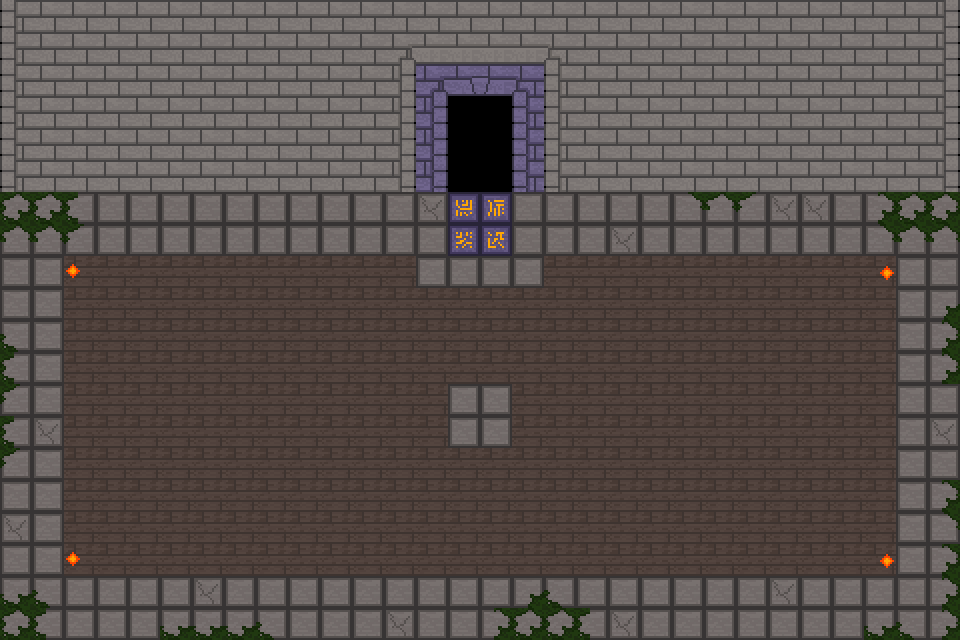

Tiled map render using the project's own tile images. Description and the whole map definition, tile-layer contents included, below:
An orthogonal 30x20 tile map with 32x32 px tiles, 2 tile layers (Tile Layer 1, Tile Layer 2).

<map version="1.10" tiledversion="1.11.1" orientation="orthogonal" renderorder="right-down" width="30" height="20" tilewidth="32" tileheight="32" infinite="0" nextlayerid="3" nextobjectid="1">
 <tileset firstgid="1" source="tilemapped.tsx" />
 <layer id="1" name="Tile Layer 1" width="30" height="20">
  <data encoding="csv">
68,19,19,19,19,19,19,19,19,19,19,19,19,19,19,19,19,19,19,19,19,19,19,19,19,19,19,19,19,9,
68,19,19,19,19,19,19,19,19,19,19,19,20,70,70,70,70,56,19,19,19,19,19,19,19,19,19,19,19,9,
68,19,19,19,19,19,19,19,19,19,19,19,9,6,30,42,54,68,19,19,19,19,19,19,19,19,19,19,19,9,
68,19,19,19,19,19,19,19,19,19,19,19,9,18,0,0,66,68,19,19,19,19,19,19,19,19,19,19,19,9,
68,19,19,19,19,19,19,19,19,19,19,19,9,18,0,0,66,68,19,19,19,19,19,19,19,19,19,19,19,9,
68,19,19,19,19,19,19,19,19,19,19,19,9,18,0,0,66,68,19,19,19,19,19,19,19,19,19,19,19,9,
25,25,38,1,1,1,1,1,1,1,1,1,1,13,16,28,1,1,1,1,1,61,50,37,13,13,1,26,25,25,
50,50,37,1,1,1,1,1,1,1,1,1,1,1,40,4,1,1,1,13,1,1,1,1,1,1,1,61,50,50,
1,1,2,2,2,2,2,2,2,2,2,2,2,1,1,1,1,2,2,2,2,2,2,2,2,2,2,2,1,1,
1,1,2,2,2,2,2,2,2,2,2,2,2,2,2,2,2,2,2,2,2,2,2,2,2,2,2,2,1,14,
49,1,2,2,2,2,2,2,2,2,2,2,2,2,2,2,2,2,2,2,2,2,2,2,2,2,2,2,1,26,
38,1,2,2,2,2,2,2,2,2,2,2,2,2,2,2,2,2,2,2,2,2,2,2,2,2,2,2,1,26,
37,1,2,2,2,2,2,2,2,2,2,2,2,2,1,1,2,2,2,2,2,2,2,2,2,2,2,2,1,1,
38,13,2,2,2,2,2,2,2,2,2,2,2,2,1,1,2,2,2,2,2,2,2,2,2,2,2,2,1,13,
37,1,2,2,2,2,2,2,2,2,2,2,2,2,2,2,2,2,2,2,2,2,2,2,2,2,2,2,1,1,
1,1,2,2,2,2,2,2,2,2,2,2,2,2,2,2,2,2,2,2,2,2,2,2,2,2,2,2,1,26,
13,1,2,2,2,2,2,2,2,2,2,2,2,2,2,2,2,2,2,2,2,2,2,2,2,2,2,2,1,61,
1,1,2,2,2,2,2,2,2,2,2,2,2,2,2,2,2,2,2,2,2,2,2,2,2,2,2,2,1,26,
62,49,1,1,1,1,13,1,1,1,1,1,1,1,1,1,14,49,1,1,1,1,1,1,13,1,1,1,1,26,
25,38,1,1,1,62,62,62,49,1,1,1,13,1,1,26,25,25,38,13,1,1,1,1,1,1,1,62,49,26
</data>
 </layer>
 <layer id="2" name="Tile Layer 2" width="30" height="20">
  <data encoding="csv">
0,0,0,0,0,0,0,0,0,0,0,0,0,0,0,0,0,0,0,0,0,0,0,0,0,0,0,0,0,0,
0,0,0,0,0,0,0,0,0,0,0,0,0,0,0,0,0,0,0,0,0,0,0,0,0,0,0,0,0,0,
0,0,0,0,0,0,0,0,0,0,0,0,0,0,0,0,0,0,0,0,0,0,0,0,0,0,0,0,0,0,
0,0,0,0,0,0,0,0,0,0,0,0,0,0,0,0,0,0,0,0,0,0,0,0,0,0,0,0,0,0,
0,0,0,0,0,0,0,0,0,0,0,0,0,0,0,0,0,0,0,0,0,0,0,0,0,0,0,0,0,0,
0,0,0,0,0,0,0,0,0,0,0,0,0,0,0,0,0,0,0,0,0,0,0,0,0,0,0,0,0,0,
0,0,0,0,0,0,0,0,0,0,0,0,0,0,0,0,0,0,0,0,0,0,0,0,0,0,0,0,0,0,
0,0,0,0,0,0,0,0,0,0,0,0,0,0,0,0,0,0,0,0,0,0,0,0,0,0,0,0,0,0,
0,0,2684354640,0,0,0,0,0,0,0,0,0,0,0,0,0,0,0,0,0,0,0,0,0,0,0,0,1610612816,0,0,
0,0,0,0,0,0,0,0,0,0,0,0,0,0,0,0,0,0,0,0,0,0,0,0,0,0,0,0,0,0,
0,0,0,0,0,0,0,0,0,0,0,0,0,0,0,0,0,0,0,0,0,0,0,0,0,0,0,0,0,0,
0,0,0,0,0,0,0,0,0,0,0,0,0,0,0,0,0,0,0,0,0,0,0,0,0,0,0,0,0,0,
0,0,0,0,0,0,0,0,0,0,0,0,0,0,0,0,0,0,0,0,0,0,0,0,0,0,0,0,0,0,
0,0,0,0,0,0,0,0,0,0,0,0,0,0,0,0,0,0,0,0,0,0,0,0,0,0,0,0,0,0,
0,0,0,0,0,0,0,0,0,0,0,0,0,0,0,0,0,0,0,0,0,0,0,0,0,0,0,0,0,0,
0,0,0,0,0,0,0,0,0,0,0,0,0,0,0,0,0,0,0,0,0,0,0,0,0,0,0,0,0,0,
0,0,0,0,0,0,0,0,0,0,0,0,0,0,0,0,0,0,0,0,0,0,0,0,0,0,0,0,0,0,
0,0,2684354640,0,0,0,0,0,0,0,0,0,0,0,0,0,0,0,0,0,0,0,0,0,0,0,0,1610612816,0,0,
0,0,0,0,0,0,0,0,0,0,0,0,0,0,0,0,0,0,0,0,0,0,0,0,0,0,0,0,0,0,
0,0,0,0,0,0,0,0,0,0,0,0,0,0,0,0,0,0,0,0,0,0,0,0,0,0,0,0,0,0
</data>
 </layer>
</map>
